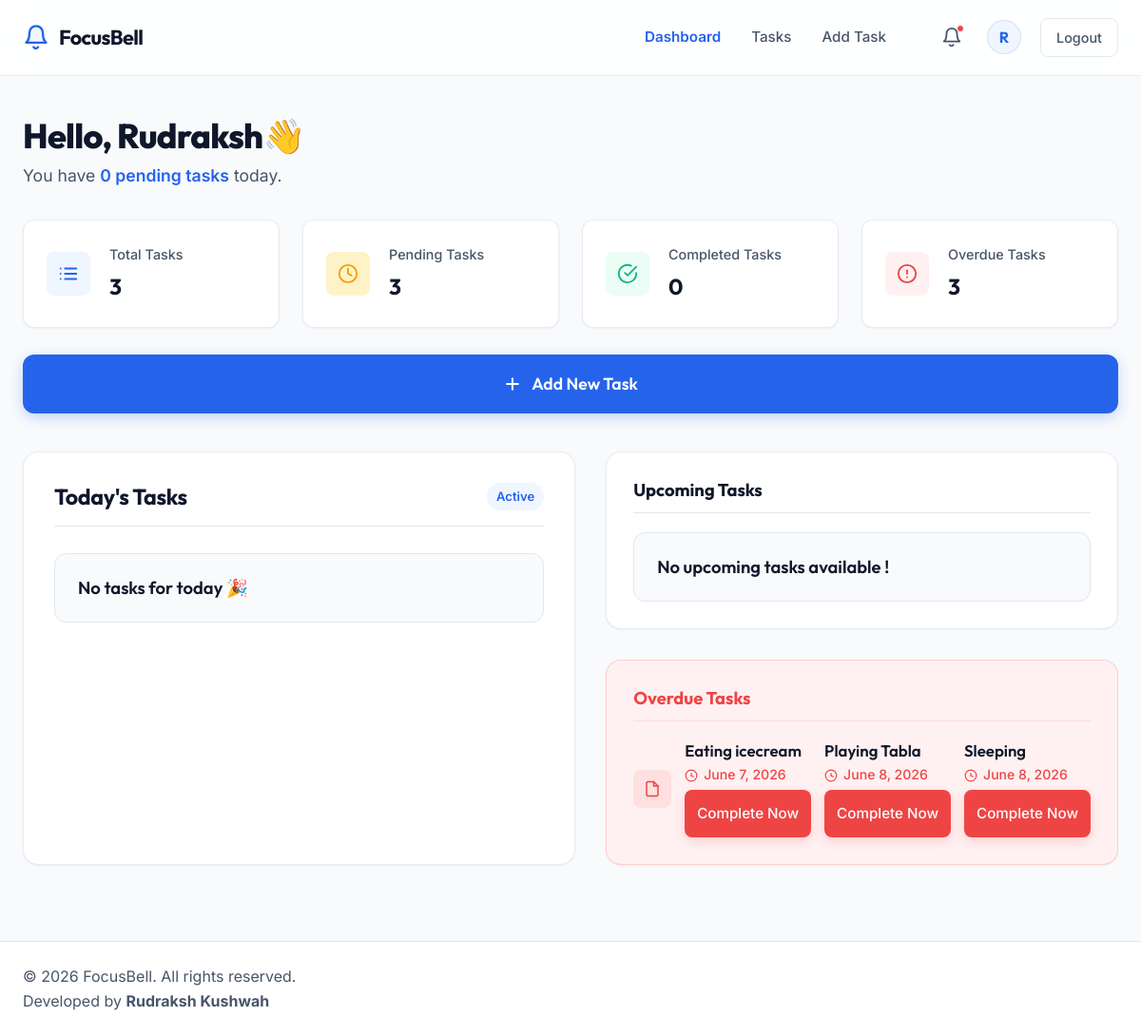
The page /tasks/dashboard/ (signed in) on the database its author committed.
### tasks/models.py (models this page shows, shortened)
class Task(models.Model):
    priority_choices = (
        ('low','low'),
        ('high','high')
    )
    status_choices = (
        ('pending', 'pending'),
        ('completed', 'completed')
    )
    reminder_choices = (
        (0, "at exact Time"),
        (5, "5 Minutes Before"),
        (10, "10 Minutes Before"),
        (15, "15 Minutes Before"),
        (20, "20 Minutes Before"),
        (30, "30 Minutes Before"),
    )
    user = models.ForeignKey(User, on_delete=models.CASCADE)
    title = models.CharField(max_length=255)
    description = models.TextField(blank=True)
    due_date = models.DateField()
    due_time = models.TimeField()
    priority = models.CharField(max_length=20, choices=priority_choices, default='high')
    reminder_before = models.PositiveBigIntegerField(default=0, help_text='Reminder time in minutes before task', choices=reminder_choices)
    alarm_enabled = models.BooleanField(default=True)
    status = models.CharField(max_length=15,choices=status_choices, default='pending')
    created_at = models.DateTimeField(auto_now_add=True)
    updated_at = models.DateTimeField(auto_now=True)

### tasks/views.py (the view)
# urls.py: path('dashboard/', dashboard, name="dashboard"),
@login_required
def dashboard(request):
    tasks = Task.objects.filter(user=request.user)
    total_tasks = tasks.count()
    pending_tasks = tasks.filter(status='pending').count()
    complete_tasks = tasks.filter(status='completed').count()
    today = timezone.localdate()
    overdue_tasks_count = tasks.filter(status='pending', due_date__lt=today).count()
    today_pending_tasks = tasks.filter(status='pending', due_date=today).count()
    todays_tasks = tasks.filter(user= request.user, status='pending',  due_date=today)
    upcoming_tasks = tasks.filter(user= request.user, status='pending', due_date__gt=today)
    overdue_tasks = tasks.filter(user= request.user, status='pending', due_date__lt=today)
    context = {
        'total_tasks':total_tasks,
        'pending_tasks':pending_tasks,
        'complete_tasks': complete_tasks,
        'overdue_tasks_count': overdue_tasks_count,
        'today_pending_tasks': today_pending_tasks,
        'todays_tasks': todays_tasks,
        'upcoming_tasks': upcoming_tasks,
        'overdue_tasks': overdue_tasks,
    }
    return render(request, 'dashboard.html', context)

### templates/dashboard.html (shortened to what this page needs)
{% extends "base.html" %}
{% load static %}
{% block link %}
<link rel="stylesheet" href="{% static 'css/dashboard.css' %}">
{% endblock link %}
{% block content %}
<main class="dashboard-main">
  <div class="container dashboard-container">
    <section class="welcome-header">
      <h1 class="welcome-headline">Hello, {{request.user.first_name}}👋</h1>
      <p class="welcome-subheadline">You have <span class="text-highlight">{{today_pending_tasks}} pending tasks</span>
        today.</p>
    </section>
    <section class="stats-grid">
      <div class="stat-card">
        <div class="stat-badge stat-badge-blue">
        </div>
        <div class="stat-info">
          <span class="stat-label">Total Tasks</span>
          <span class="stat-value">{{total_tasks}}</span>
        </div>
      </div>
      <div class="stat-card">
        <div class="stat-badge stat-badge-amber">
          <svg viewBox="0 0 24 24" fill="none" stroke="currentColor" stroke-width="2" stroke-linecap="round"
            stroke-linejoin="round">
            <circle cx="12" cy="12" r="10"></circle>
            <polyline points="12 6 12 12 16 14"></polyline>
          </svg>
        </div>
        <div class="stat-info">
          <span class="stat-label">Pending Tasks</span>
          <span class="stat-value">{{pending_tasks}}</span>
        </div>
      </div>
      <div class="stat-card">
        <div class="stat-badge stat-badge-green">
          <svg viewBox="0 0 24 24" fill="none" stroke="currentColor" stroke-width="2" stroke-linecap="round"
            stroke-linejoin="round">
            <path d="M22 11.08V12a10 10 0 1 1-5.93-9.14"></path>
            <polyline points="22 4 12 14.01 9 11.01"></polyline>
          </svg>
        </div>
        <div class="stat-info">
          <span class="stat-label">Completed Tasks</span>
          <span class="stat-value">{{complete_tasks}}</span>
        </div>
      </div>
      <div class="stat-card">
        <div class="stat-badge stat-badge-red">
          <svg viewBox="0 0 24 24" fill="none" stroke="currentColor" stroke-width="2" stroke-linecap="round"
            stroke-linejoin="round">
            <circle cx="12" cy="12" r="10"></circle>
            <line x1="12" y1="8" x2="12" y2="12"></line>
            <line x1="12" y1="16" x2="12.01" y2="16"></line>
          </svg>
        </div>
        <div class="stat-info">
          <span class="stat-label">Overdue Tasks</span>
          <span class="stat-value">{{overdue_tasks_count}}</span>
        </div>
      </div>
    </section>
    <div class="action-banner">
      <a href="{% url 'add_task' %}" class="btn btn-primary btn-add-task">
        <svg class="plus-icon" viewBox="0 0 24 24" fill="none" stroke="currentColor" stroke-width="2.5"
          stroke-linecap="round" stroke-linejoin="round">
          <line x1="12" y1="5" x2="12" y2="19"></line>
          <line x1="5" y1="12" x2="19" y2="12"></line>
        </svg>
        <span>Add New Task</span>
      </a>
    </div>
    <div class="dashboard-grid">
      <div class="tasks-panel-left">
        <div class="panel-header">
          <h2 class="panel-title">Today's Tasks</h2>
          <span class="panel-badge">Active</span>
        </div>
        <div class="task-cards-list">
          {% for task in todays_tasks %}
          <div class="task-card">
            <div class="task-card-main">
              <div class="task-badge-icon doc-badge">
                <svg viewBox="0 0 24 24" fill="none" stroke="currentColor" stroke-width="2" stroke-linecap="round"
                  stroke-linejoin="round">
                  <path d="M14 2H6a2 2 0 0 0-2 2v16a2 2 0 0 0 2 2h12a2 2 0 0 0 2-2V8z"></path>
                  <polyline points="14 2 14 8 20 8"></polyline>
                  <line x1="16" y1="13" x2="8" y2="13"></line>
                  <line x1="16" y1="17" x2="8" y2="17"></line>
                  <polyline points="10 9 9 9 8 9"></polyline>
                </svg>
              </div>
              <div class="task-body">
                <div class="task-meta">
                  <h3 class="task-name">{{task.title}}</h3>
                  <span class="priority-tag tag-high">{{task.priority}}</span>
                </div>
                <div class="task-time-schedule">
                  <svg class="time-svg" viewBox="0 0 24 24" fill="none" stroke="currentColor" stroke-width="2"
                    stroke-linecap="round" stroke-linejoin="round">
                    <circle cx="12" cy="12" r="10"></circle>
                    <polyline points="12 6 12 12 16 14"></polyline>
                  </svg>
                  <span>Today - {{task.due_time}}</span>
                </div>
              </div>
            </div>
            <div class="task-card-actions">
              <a href="{% url 'edit_task' task.id %}" class="btn btn-card-edit">Edit</a>
              <a href="{% url 'complete_task' task.id %}" class="btn btn-card-complete">
                Complete
              </a>
            </div>
          </div>
          {% empty %}
          <div class="task-card">
            <div class="task-body">
              <h3 class="task-name">
                No tasks for today 🎉
              </h3>
            </div>
          </div>
          {% endfor %}
        </div>
      </div>
      <div class="tasks-panel-right">
        <div class="sidebar-card upcoming-card">
          <h3 class="sidebar-title">Upcoming Tasks</h3>
          <ul class="upcoming-list">
            {% for task in upcoming_tasks %}
            <li class="upcoming-item">
              <div class="upcoming-indicator"></div>
              <div class="upcoming-details">
                <span class="upcoming-name">{{task.title}}</span>
                <span class="upcoming-time">Tomorrow {{task.due_time}}</span>
              </div>
            </li>
            {% empty %}
            <div class="task-card">
              <div class="task-body">
                <h3 class="task-name">
                  No upcoming tasks available !
                </h3>
              </div>
            </div>
            {% endfor %}
          </ul>
        </div>
        <div class="sidebar-card overdue-card">
          <h3 class="sidebar-title color-danger">Overdue Tasks</h3>
          <div class="overdue-item-box">
            <div class="overdue-main">
              <div class="overdue-danger-icon">
                <svg viewBox="0 0 24 24" fill="none" stroke="currentColor" stroke-width="2" stroke-linecap="round"
                  stroke-linejoin="round">
                  <path d="M14 2H6a2 2 0 0 0-2 2v16a2 2 0 0 0 2 2h12a2 2 0 0 0 2-2V8z"></path>
                  <polyline points="14 2 14 8 20 8"></polyline>
                </svg>
              </div>
              {% for task in overdue_tasks %}
              <div class="overdue-body">
                <h4 class="overdue-name">{{task.title}}</h4>
                <div class="overdue-due-text">
                  <svg class="warning-clock" viewBox="0 0 24 24" fill="none" stroke="currentColor" stroke-width="2"
                    stroke-linecap="round" stroke-linejoin="round">
                    <circle cx="12" cy="12" r="10"></circle>
                    <line x1="12" y1="8" x2="12" y2="12"></line>
                    <polyline points="12 12 16 14"></polyline>
                  </svg>
                  <span>{{task.due_date}}</span>
                </div>
                <a href="{% url 'complete_task' task.id %}" class="btn btn-danger-action">
              Complete Now
            </a>
              </div>
              {% endfor %}
            </div>
          </div>
        </div>
      </div>
    </div>
  </div>
</main>
{% endblock content %}
{% block script %}
</body>
</html>
{% endblock script %}

### templates/base.html (shortened to what this page needs)
{% load static %}
<!DOCTYPE html>
<html lang="en">
<head>
  {% block link %}
  {% endblock link %}
  </head>
<body>
  <header class="navbar" id="navbar">
    <div class="container navbar-container">
      <a href="index.html#home" class="logo">
        <span class="logo-text">FocusBell</span>
      </a>
      <nav class="nav-links" id="nav-links">
        <a href="{% url 'dashboard' %}" class="nav-item active">Dashboard</a>
        <a href="{% url 'task_list' %}" class="nav-item">Tasks</a>
        <a href="{% url 'add_task' %}" class="nav-item">Add Task</a>
        <div class="nav-utilities">
          <button class="utility-btn notification-bell" aria-label="Notifications">
            <span class="active-badge-dot"></span>
          </button>
          <a href="{% url 'profile' %}"><div class="user-avatar" title="Rudraksh Kushwah">
            <span>{{ request.user.username|first|upper }}</span>
          </div></a>
          <a href="{% url 'logout_page' %}" class="btn btn-outline btn-logout">Logout</a>
        </div>
      </nav>
    </div>
  </header>
{% block content %}
{% endblock content %}
<footer class="dashboard-footer">
    <div class="container footer-bottom">
        <p class="copyright-text">
            &copy; 2026 FocusBell. All rights reserved.
        </p>
        <p class="developer-text">
            Developed by <strong>Rudraksh Kushwah</strong>
        </p>
    </div>
</footer>
  {% block script %}
  {% endblock script %}

### rows shown on the page
Task: title "Eating icecream", due_date "June 7, 2026"
Task: title "Playing Tabla", due_date "June 8, 2026"
Task: title "Sleeping", due_date "June 8, 2026"

### other values the page prints
{{ request.user.username|first|upper }} "R"
{{ request.user.first_name }} "Rudraksh"
{{ today_pending_tasks }} "0"
{{ total_tasks }} "3"
{{ pending_tasks }} "3"
{{ complete_tasks }} "0"
{{ overdue_tasks_count }} "3"
